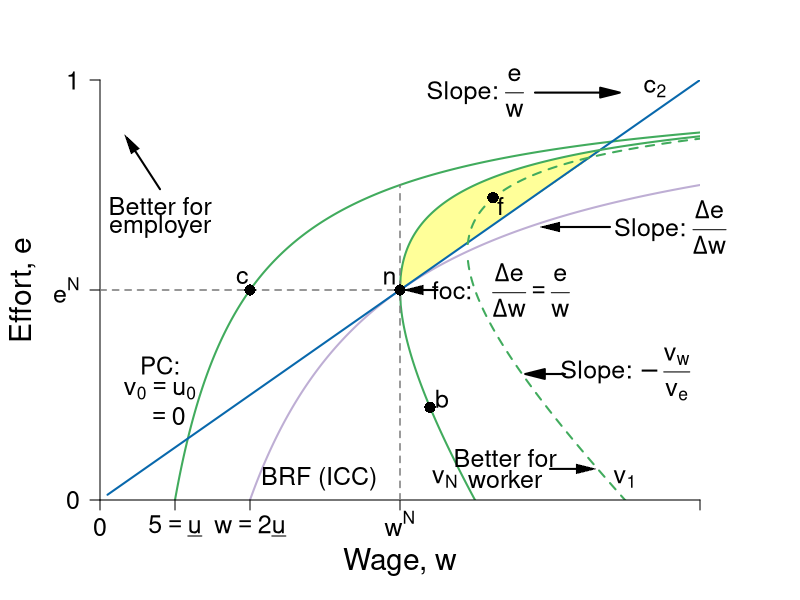

This figure's R source:
require(shape)
pdf(file = "employment/employment_brf_nash_improvinglens.pdf", width = 9, height = 7)

#Set parameters for graphics
axislabelsize <- 1.8
labelsize <- 1.5
namesize <- 1.8
annotatesize <- 1.5
graphlinewidth <- 2
segmentlinewidth <- 1.5

#The equation is below when v = 0. See Wolfram Alpha output. 
isov <- function(w, delta = 5) {
  (w - delta)/w
}

isovhigh1 <- function(w, delta = 5, v = 30){
  (sqrt(w^2 - 4 * delta * v) - w + 2*v)/( 2 * v )
}

isovlow1 <- function(w, delta = 5, v = 30){
  (-sqrt(w^2 - 4 * delta * v) - w + 2*v)/( 2 * v )
}

isovhigh2 <- function(w, delta = 5, v = 15){
  (sqrt(w^2 - 4 * delta * v) - w + 2*v)/( 2 * v )
}

isovlow2 <- function(w, delta = 5, v = 15){
  (-sqrt(w^2 - 4 * delta * v) - w + 2*v)/( 2 * v )
}

isovhigh3 <- function(w, delta = 5, v = 20){
  (sqrt(w^2 - 4 * delta * v) - w + 2*v)/( 2 * v )
}

isovlow3 <- function(w, delta = 5, v = 20){
  (-sqrt(w^2 - 4 * delta * v) - w + 2*v)/( 2 * v )
}

brfFn <- function(w, delta = 5) {
  1 - (2*delta) /w
}

isovhigh <- function(w, delta = 5, v = 20){
  (sqrt(w^2 - 4 * delta * v) - w + 2*v)/(2 * v )
}

#This is evaluated for p = 12; q = 12/(8*sqrt(12^2 - 4*delta1*v1)) - 1/8 for the slope
#At p = 12; q = (-sqrt(12^2 - 4*v1*delta1) - 12 + 2*v1)/(2*v1) = 0.799
tangencyLine <- function(w){
  (w*(0.05))
}

solowCondition2 <- function(w, delta = 5){
  (w*(1/(8*delta)))
}

solowCondition1 <- function(w, delta = 5, slope = 4){
  (w*(1/(slope*delta)))
}
PCFn <- function(delta, mu = 16) {
  delta/mu
}

COL <- c("#f7fcf5", "#e5f5e0", "#c7e9c0", "#a1d99b", "#74c476", "#41ab5d", "#238b45", "#005a32", "#ffff99")
#COL <- c("#7fc97f", "#beaed4", "#fdc086", "#ffff99", "#386cb0", "#f0027f", "#bf5b17", "#666666")
COLA <- c("#e0f3db", "#99d8c9","#66c2a4","#41ae76", "#238b45", "#005824")
COLB <- c("#c6dbef", "#4eb3d3", "#2b8cbe", "#0868ac","#084081")
COLC <- c("#fcfbfd", "#efedf5", "#dadaeb", "#bcbddc", "#9e9ac8", "#807dba", "#6a51a3", "#54278f", "#3f007d")
grays <- gray.colors(25, start = 1, end = 0)

grays <- gray.colors(25, start = 1, end = 0)
par(mar =  c(5, 5, 4, 5))
xlims <- c(0, 40)
ylims <- c(0, 1)

plot(0, 0, xlim = xlims, ylim = ylims, type = "n",
     xlab = expression(paste("Wage, ", w)),
     ylab = expression(paste("Effort, ", e)),
     xaxt = "n", 
     yaxt = "n", 
     cex.lab = axislabelsize, 
     line = 3,
     bty = "n", 
     xaxs="i", 
     yaxs="i")


npts <- 500 
npts2 <- 501
#Specify the sequences of points for graphing. 
xx0 <- seq(5, xlims[2], length.out = npts)
xx1 <- seq(10, xlims[2], length.out = npts)
xx2 <- seq(5, 15, length.out = npts)
xx3 <- seq(10, xlims[2], length.out = npts2)
xx4 <- seq(xlims[1], 10, length.out = npts2)
#For below, I solved sqrt(p^2 - 200) - p + 200/p = 0, getting p = 10*sqrt(2) = 14.14214
xx5 <- seq(18.43909, xlims[2], length.out = npts2)
xx6 <- seq(18.43909, 41, length.out = npts2)
xx7 <- seq(20, xlims[2], length.out = npts2)
xx8 <- seq(xlims[1], 25, length.out = npts2)
xx9 <- seq(xlims[1] + 0.5, xlims[2], length.out = npts2)
yy1 <- isovhigh(xx7, delta = 5, v = 20)
xx10 <- seq(xlims[1], 20, length.out = npts)


polygon(c(xx7, xx7[340]), c(yy1, yy1[340]), col = COL[9], density = NULL, border = NA)

#Draw the lines for the graphs
lines(xx1, brfFn(xx1), col = "#beaed4", lwd = graphlinewidth)
lines(xx0, isov(xx0, delta = 5), col = COL[6], lwd = graphlinewidth)

lines(xx9, solowCondition2(xx9, delta = 5), col = COLB[4], lwd = graphlinewidth)
#lines(xx10, solowCondition1(xx10, delta = 5), col = COLB[4], lwd = graphlinewidth)
#lines(xx3, isovhigh1(xx3, v = 5, delta = 5), col = COL[4], lwd = graphlinewidth)
#lines(xx4, isovlow1(xx4, v = 5, delta = 5), col = COL[4], lwd = graphlinewidth)
#lines(xx5, isovhigh2(xx5, v = 17, delta = 5), col = COL[5], lwd = graphlinewidth)
#lines(xx6, isovlow2(xx6, v = 17, delta = 5), col = COL[5], lwd = graphlinewidth)
lines(xx7, isovhigh3(xx7, v = 20, delta = 5), col = COL[6], lwd = graphlinewidth)
lines(xx8, isovlow3(xx8, v = 20, delta = 5), col = COL[6], lwd = graphlinewidth)
lines(xx5, isovhigh1(xx5, v = 30, delta = 5), col = COL[6], lwd = graphlinewidth, lty = 2)
lines(xx6, isovlow1(xx6, v = 30, delta = 5), col = COL[6], lwd = graphlinewidth, lty = 2)

#Customize ticks and labels for the plot
ticksy <- c(0,  0.5, 1)
#ylabels <- c(0, expression(paste(frac(1,2))), 1)
ylabels <- c(0,  expression(paste(e^N)), 1 )
ticksx <- c(0, 5, 10, 20, 40)
xlabels <- c(0, expression(paste(5 == underline(u))) ,expression(paste(w == 2*underline(u))),  expression(paste(w^N)) , NA)
axis(1, at = ticksx, pos = 0, labels = xlabels, cex.axis = labelsize)
axis(2, at = ticksy, pos = 0, labels = ylabels, las = 1, cex.axis = labelsize)

#Annotation of  the three graphs and the NE
text(25, 0.97, expression(paste("Slope: ", frac(e, w))), cex = labelsize, xpd = TRUE)
#text(25, 0.92, expression(paste(frac(e, w))), cex = labelsize)
Arrows(29, 0.97, 34, 0.97,  col = "black", lty = 1, lwd = 2, arr.type = "triangle")

text(23, 0.05, expression(paste(v[N])), cex = labelsize)
Arrows(34, 0.65, 30, 0.65, col = "black", lty = 1, lwd = 2, arr.type = "triangle", arr.lwd = 0.5)
text(14.6, 0.05, expression(paste("BRF (ICC)")), cex = labelsize, xpd = TRUE)
#text(37, 0.77, expression(paste("BRF (ICC)")), cex = labelsize, xpd = TRUE)
#text(38, 0.6, expression(paste("function (ICC):")), cex = labelsize, xpd = TRUE)
text(38, 0.65, expression(paste("Slope: ", frac(Delta*e,Delta*w))), cex = labelsize, xpd = TRUE)
text(35, 0.05, expression(paste(v[1])), cex = annotatesize)
text(37, 0.98, expression(paste(c[2])), cex = annotatesize)
#text(18, 0.98, expression(paste(c[1])), cex = annotatesize)
#text(4, 0.38, expression("Participation"), cex = labelsize-0.05)
text(4, 0.32, expression("PC:"), cex = labelsize-0.05)
text(4, 0.26, expression(paste(v[0] == u[0])), cex = labelsize)
text(4.4, 0.2, expression(paste(phantom() == 0)), cex = labelsize)



#Lines for the coordinates of the Nash equilbrium
#segments(5, 0, 5, 1, lty = 2, col = "darkgray", lwd = 3)
#segments(10, 0, 10, 0.2, lty = 2, col = "darkgray", lwd = 2)
segments(20, 0, 20, 0.75, lty = 2, col = grays[20], lwd = segmentlinewidth)
segments(0, 0.5, 20, 0.5, lty = 2, col = grays[20], lwd = segmentlinewidth)
#segments(14.14214, 0.15, 14.14214, 0.45, lty = 2, col = "darkgray", lwd = 3)
text(19.3, 0.53, expression(n), cex = labelsize)
#text(13.8, 0.57, expression(paste("Incomplete contract")),cex = labelsize)
#text(14.2, 0.52, expression(paste("Nash equilibrium")),cex = labelsize)

text(26.7, 0.5, expression(paste("foc: ", "  ", frac(Delta*e,Delta*w),phantom()==frac(e, w))), cex = labelsize, xpd = TRUE)
Arrows(22.5, 0.5, 20.9, 0.5, col = "black", lty = 1, lwd = 2, arr.type = "triangle", arr.lwd = 0.5)


#Arrows and rent label
# 
# Arrows(15, 0.8, 10.8, 0.8,  col = "black", lty = 1, lwd = 2, arr.type = "triangle")
# text(14.8, 0.95, expression(paste("Rent at")))
# text(14.8, 0.9, expression(paste("Incomplete Contract")))
# text(14.8, 0.85, expression(paste("Nash Equilibrium")))

#Arrows and slope of iso-v label
Arrows(31, 0.30, 29, 0.30,  col = "black", lty = 1, lwd = 2, arr.type = "triangle")
text(35, 0.30, expression(paste("Slope: ", -frac(v[w], v[e]))), cex = labelsize, xpd =TRUE)
#text(38.5, 0.17, expression(paste(phantom() == "-mrs ")), cex = labelsize, xpd = TRUE)
#text(36, 0.22, expression(paste(phantom() == -frac(v[w], v[e]))), cex = labelsize, xpd = TRUE)

#points(10, PCFn(delta = 4, mu = 8), pch = 16, col = "black", cex = labelsize)
#text(9, PCFn(delta = 4, mu = 8) + 0.03, expression(paste(c)),cex = labelsize)

#Add a point for the NE
points(20, 0.5, pch = 16, col = "black", cex = 1.5)

#segments(18.4, 0, 18.4, 0.75, lty = 2, col = "darkgray", lwd = 2)
#segments(0, brfFn(w = 18.4), 18.4, brfFn(w = 18.4), lty = 2, col = "darkgray", lwd = 2)
#points(18.4, brfFn(w = 18.4), pch = 16, col = "black", cex = 1.5)

#Add a point for b & complete contract NE label
#points(10, 0.5, pch = 16, col = "black", cex = 1.5)
#text(10.5, 0.47, expression(b))
# text(5, 0.58, expression(paste("Complete Contract")))
# text(5, 0.53, expression(paste("Nash equilibrium")))

#Add a point for c
#Figure out q for p = 14.14214: q = 1 - 2delta/p = 1 - (2*5)/14.14214 =  0.2928934
#points(20, 0.1839422, pch = 16, col = "black", cex = 1.5)
#text(20.8, 0.1839422, expression(c))

points(26.2, 0.72, pch = 16, col = "black", cex = 1.5)
text(26.2 + 0.5, 0.72 - 0.02, expression(f), cex = labelsize)
points(22, isovlow3(22, v = 20, delta = 5), pch = 16, col = "black", cex = 1.5)
text(22 + 0.8, isovlow3(22, v = 20, delta = 5) + 0.02, expression(b), cex = labelsize)

points(10, PCFn(delta = 4, mu = 8), pch = 16, col = "black", cex = labelsize)
text(9.5, PCFn(delta = 4, mu = 8) + 0.03, expression(paste(c)),cex = labelsize)


#Label the feasible frontier
text(4, 0.7, expression("Better for"), cex = labelsize)
text(4, 0.65, expression("employer"), cex = labelsize)
Arrows(4, 0.74, 2, 0.85, col = "black", lty = 1, lwd = 2, arr.type = "triangle", arr.lwd = 0.5)

text(27, 0.10, expression("Better for"), cex = labelsize, xpd = TRUE)
text(27, 0.05, expression("worker"), cex = labelsize, xpd = TRUE)
Arrows(30, 0.074, 32.4, 0.074, col = "black", lty = 1, lwd = 2, arr.type = "triangle", arr.lwd = 0.5, xpd = TRUE)


#Add a point for f. referred to in the text
#points(12, 0.82, pch = 16, col = "black", cex = 1.2)
#text(12, 0.85, expression(paste("NE")))

#Arrow to Pareto-improving Lens
#Arrows(20, 0.8, 23.8, 0.68, col = "black", lty = 1, lwd = 3)
#text(20, 0.82, expression(paste("Pareto-Improving Lens")))

dev.off()
